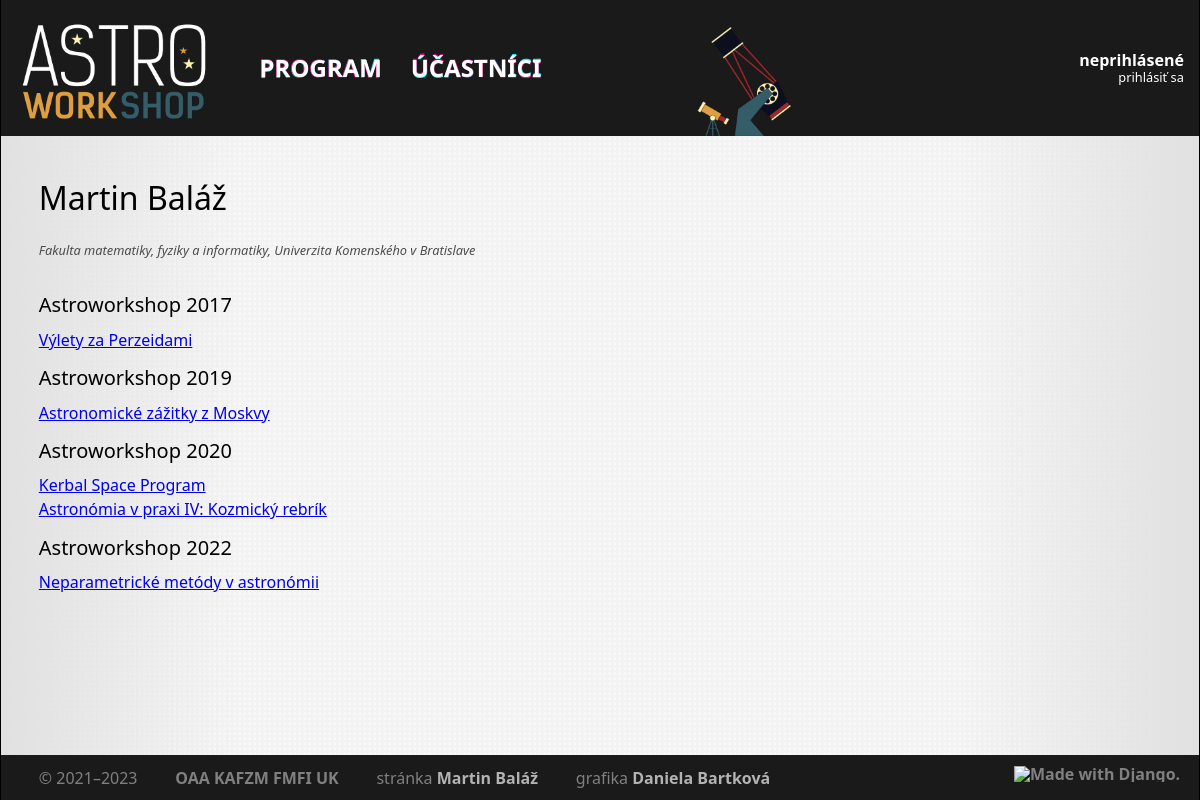
Page /people/MartinBalaz/ on the earlier database version.
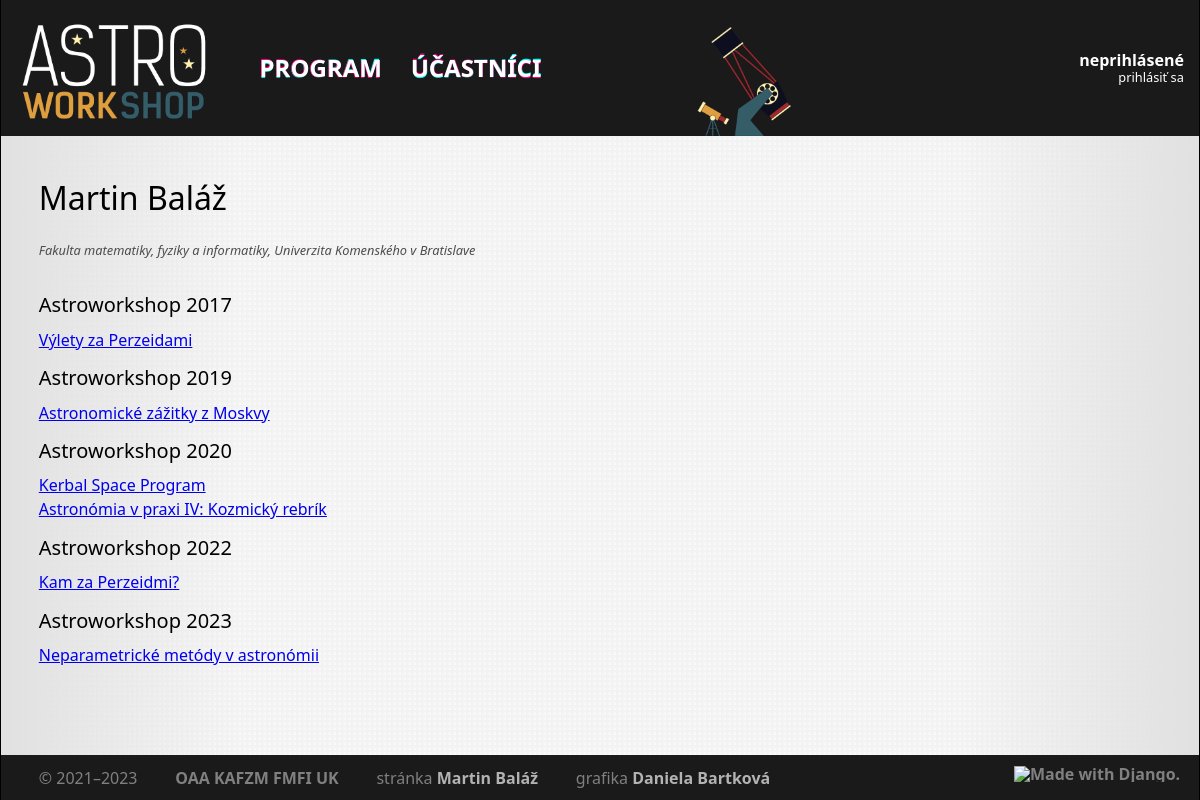
Same page on the later database version.
### core/models/institute.py (models this page shows, shortened)
class Institute(models.Model):
    class Meta:
        ordering = ['full_name']
        verbose_name = 'inštitúcia'
        verbose_name_plural = 'inštitúcie'
    short_name = models.CharField(max_length=32, verbose_name='kód')
    full_name = models.CharField(max_length=256, verbose_name='plné meno')

### core/models/event.py (models this page shows)
class Event(models.Model):
    class Meta:
        ordering = ('start', 'name')
        verbose_name = 'workshop'
        verbose_name_plural = 'workshopy'
    objects = EventQuerySet.as_manager()
    code = models.CharField(max_length=32, unique=True, verbose_name='kód')
    name = models.CharField(max_length=32, unique=True, verbose_name='názov')
    start = models.DateTimeField(verbose_name='začiatok')
    end = models.DateTimeField(verbose_name='koniec')
    pdf_programme = models.FileField(null=True, blank=True, upload_to=event_filename, verbose_name='program (PDF)')
    def __str__(self):
        return self.name

### core/models/slot.py (models this page shows, shortened)
class Slot(models.Model):
    class Meta:
        ordering = ['start', 'duration']
        verbose_name = 'slot'
        verbose_name_plural = 'sloty'
    objects = SlotQuerySet.as_manager()
    CATEGORY_TALK = 'T'
    CATEGORY_WORKSHOP = 'W'
    CATEGORY_MEAL = 'M'
    CATEGORY_OTHER = 'O'
    CATEGORIES = [
        (CATEGORY_TALK, 'Prednáška'),
        (CATEGORY_WORKSHOP, 'Workshop'),
        (CATEGORY_MEAL, 'Jedlo'),
        (CATEGORY_OTHER, 'Ostatné'),
    ]
    title = models.CharField(blank=True, max_length=256, verbose_name='názov')
    abstract = models.TextField(blank=True, max_length=4096, verbose_name='abstrakt')
    start = models.DateTimeField(null=True, blank=True, verbose_name='začiatok')
    duration = models.PositiveIntegerField(null=False, verbose_name='dĺžka (min)')
    note = models.CharField(blank=True, max_length=256, verbose_name='poznámka')
    person = models.ManyToManyField('Participant', related_name='slots', blank=True, verbose_name='účastník')
    event = models.ForeignKey('Event', null=True, blank=True, related_name='slots', on_delete=models.CASCADE, verbose_name='workshop')
    category = models.CharField(max_length=1, choices=CATEGORIES, default=CATEGORY_TALK, verbose_name='kategória')
    online = models.BooleanField(null=False, blank=False, default=False, verbose_name='online')
    presentation = models.FileField(
        null=True,
        blank=True,
        upload_to=presentation_filename,
        verbose_name='prezentácia (PDF)'
    )
    video = models.URLField(max_length=100, null=True, blank=True, verbose_name='URL videa')

### core/views/participant.py (the view)
# urls.py: path('people/<slug:username>/', participant.ParticipantView.as_view(), name='participant'),
class ParticipantView(django.views.generic.DetailView):
    model = Participant
    context_object_name = 'participant'
    template_name = 'core/participant.html'
    slug_field = 'username'
    slug_url_kwarg = 'username'
    def get_queryset(self):
        return self.model.objects.with_talks().with_current_affiliations(datetime.date.today())

### core/models/participant.py (called while the page is built)
    def with_talks(self):
        return self.prefetch_related(
            Prefetch(
                'slots',
                queryset=Slot.objects.filter(Q(category=Slot.CATEGORY_TALK) | Q(category=Slot.CATEGORY_WORKSHOP)),
                to_attr='talks',
            ),
        )

    def with_current_affiliations(self, date):
        return self.prefetch_related(
            Prefetch(
                'institutes',
                queryset=Institute.objects.filter(
                    (Q(affiliation__start__lte=date) | Q(affiliation__start=None)) & (Q(affiliation__end__gte=date) | Q(affiliation__end=None))
                ).distinct(),
                to_attr='current_affiliations',
            ),
        )

    def get_queryset(self):
        return super().get_queryset().annotate(full_name=Concat('last_name', Value(', '), 'first_name'))

    def get_natural_name(self):
        return f"{self.first_name} {self.last_name}"

### core/templates/core/participant.html (shortened to what this page needs)
{% extends 'core/base.html' %}
{% load astro %}
{% block page %}
    <h2>
        {{ participant.get_natural_name }}
    </h2>
    <div class="authors author">
        <div class="affiliation">
            {% for aff in participant.institutes.all %}
                {{ aff.full_name }}
            {% endfor %}
        </div>
    </div>
    {% regroup participant.talks by event as talks_by_event %}
    {% for event, talks in talks_by_event %}
        <h3>
            {{ event }}
        </h3>
        <ul>
        {% for talk in talks %}
            <li>
                <a href="{% url 'slot' talk.id %}">{{ talk.title }}</a>
            </li>
        {% endfor %}
        </ul>
    {% endfor %}
{% endblock %}

Differences in the rows shown:
changed Event "Astroworkshop 2022": loses Slot (title "Neparametrické metódy v astronómii")
added Slot: title "Kam za Perzeidmi?", shown under Event "Astroworkshop 2022"
added Event: name "Astroworkshop 2023", Slot (title "Neparametrické metódy v astronómii")
